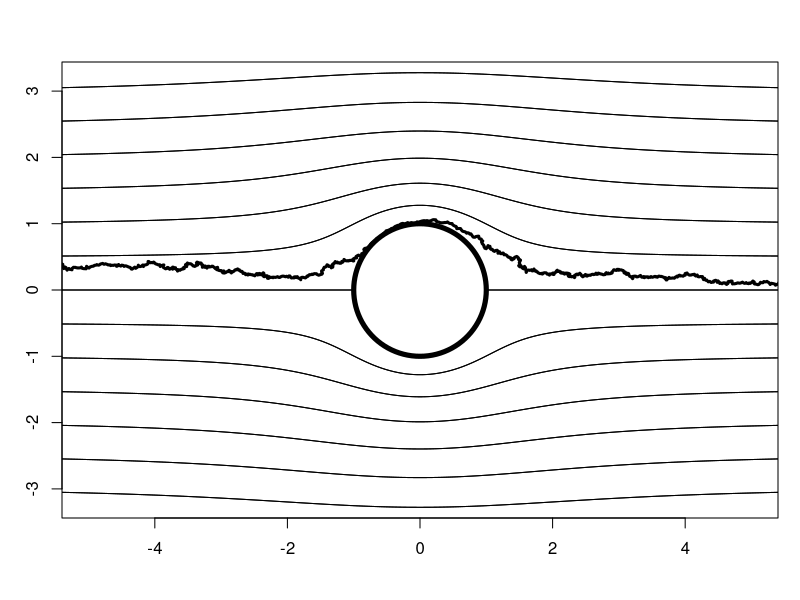

Here is the R script that generated this plot:
### Water flowing and particles diffusing past a cylinder
### 
### Generates a figure containing:
### . Streamlines past the cylinder (potential flow)
### . A Monte Carlo trajectory of a diffusion particle

### Parameters

Xmax <- 5
Ymax <- 3

### Initialize plot

graphics.off()
pdf("cylinder.pdf",width=7,height=4)
par(mar=c(4,3,3,1)+0.1)
plot(c(-Xmax,Xmax),c(-Ymax,Ymax),type="n",asp=1,xlab="",ylab="")
phi <- seq(0,2*pi,length=101)
lines(cos(phi),sin(phi),type="l",lwd=5)


### Flow field 
drdt <- function(r,theta) -(1-1/r^2)*cos(theta)
dthetadt <- function(r,theta) (1/r+1/r^3)*sin(theta)

flow <- function(r,theta) c(drdt(r,theta),dthetadt(r,theta))

require(deSolve)

### Plot streamlines
x0 <- -2*Xmax
for(y0 in seq(0,Ymax,0.5))
    {
      sol <- lsoda(c(sqrt(x0^2+y0^2),atan(y0/x0)),seq(0,50,0.01),
                   function(t,y,p) list(flow(y[1],y[2]),numeric(0)),numeric(0))

      lines( sol[,2]*cos(sol[,3]), sol[,2]*sin(sol[,3]))
      lines(-sol[,2]*cos(sol[,3]), sol[,2]*sin(sol[,3]))
      lines( sol[,2]*cos(sol[,3]),-sol[,2]*sin(sol[,3]))
      lines(-sol[,2]*cos(sol[,3]),-sol[,2]*sin(sol[,3]))
    }

### Function for simulating path of particle
euler <- function(sigma=1,r0=8,theta0=0.01,t1=100,dt=0.01)
  {
    nt <- round(t1/dt)
    theta <- r <- numeric(nt+1)
    r[1] <- r0
    theta[1] <- theta0
    
    sdt <- sigma*sqrt(dt)

    for(i in 1:nt)
      {
        r[i+1] <- r[i] + drdt(r[i],theta[i]) * dt + sdt*rnorm(1)

        r[i+1] <- abs(r[i+1]-1)+1
        
        theta[i+1] <- theta[i] + dthetadt(r[i],theta[i]) * dt + sdt/r[i]*rnorm(1)
      }

    return(list(r=r,theta=theta))
  }


### Simulate particle path and add to plot
path <- euler(sigma=0.1)
lines(path$r * cos(path$theta), path$r * sin(path$theta),lwd=3)
print(path$theta[length(path$theta)])

dev.off()
